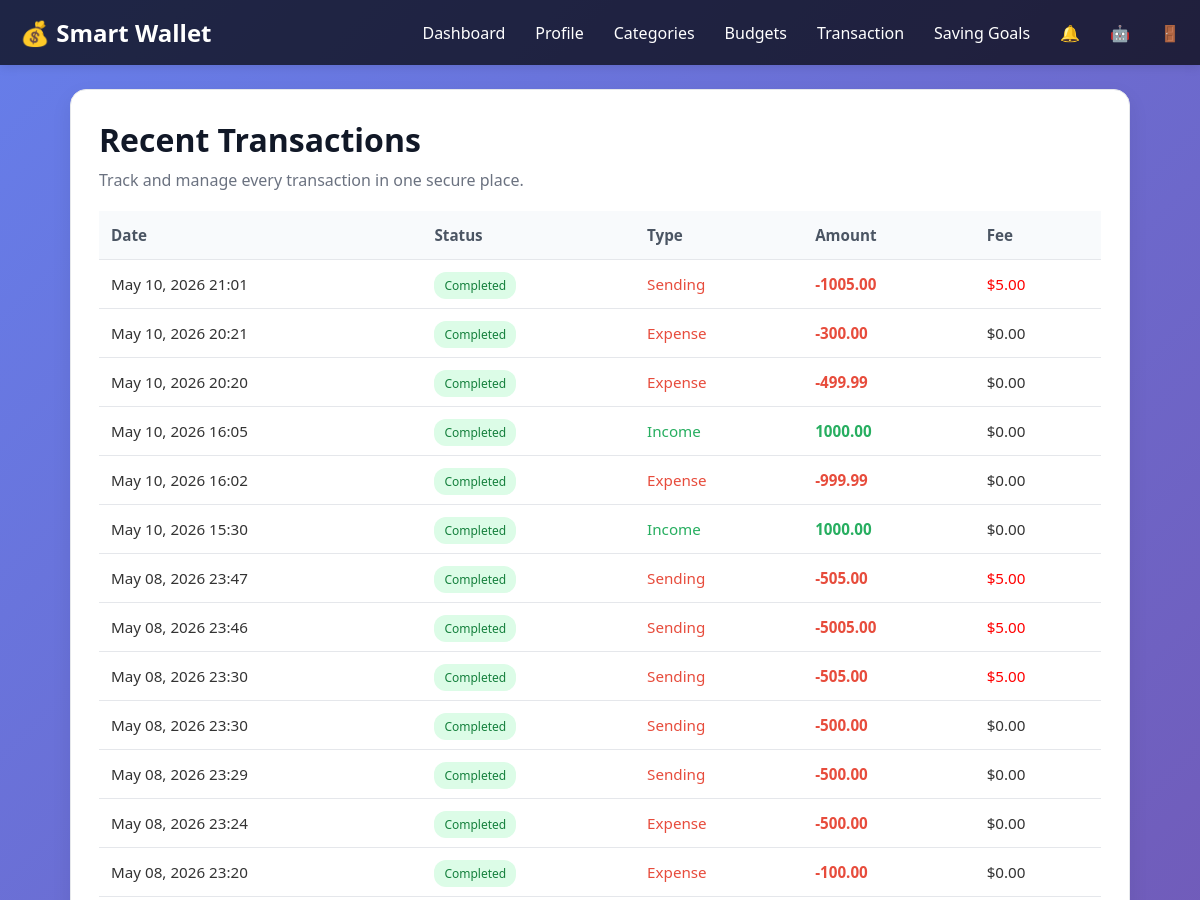
The page /transaction/transaction/ (signed in, upper part) on the database as committed earlier.
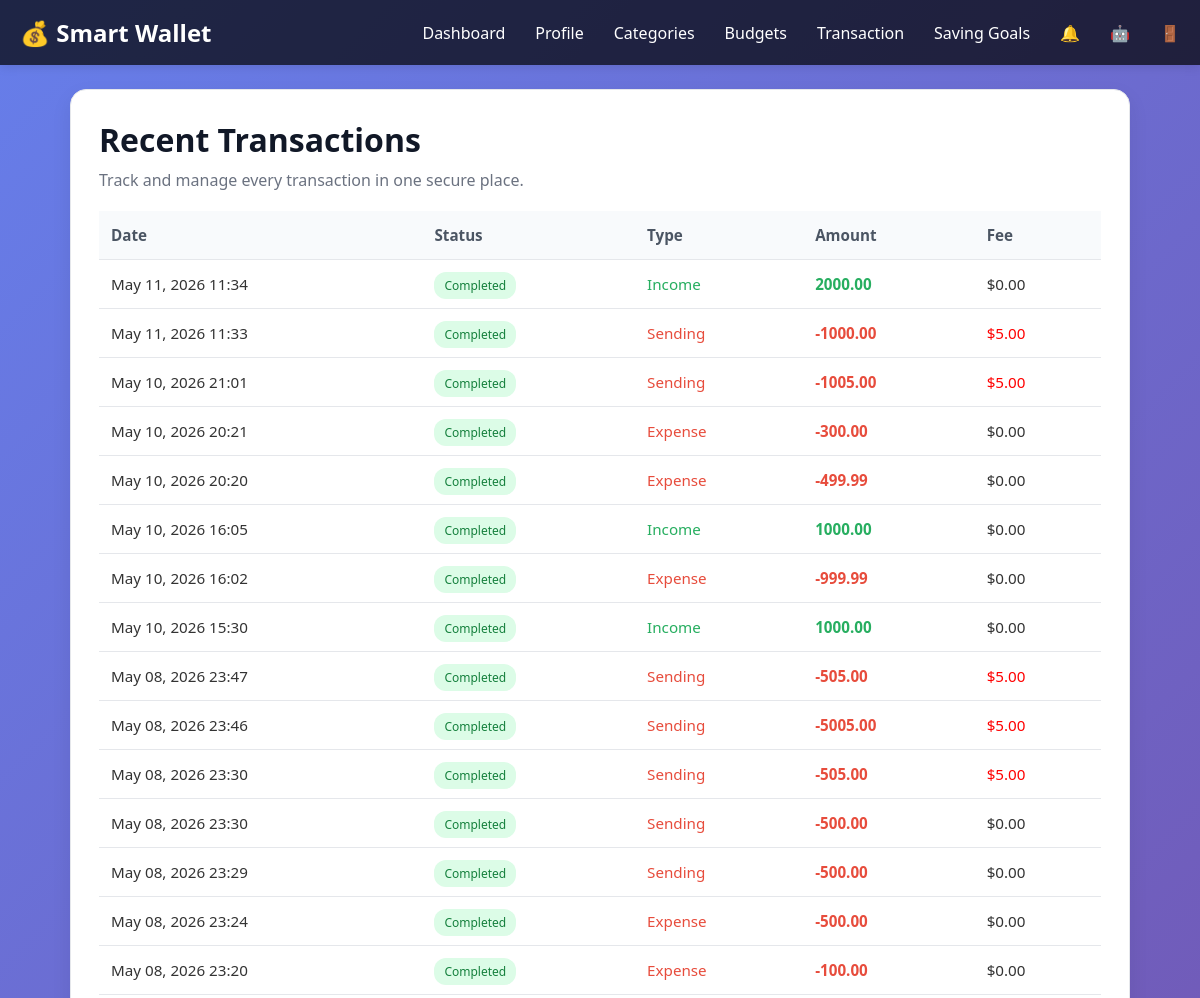
The same page on the database as committed later.
### transactions/models.py (models this page shows, shortened)
class Transaction(models.Model):
    TYPE_CHOICES = [
        ('income' , 'Income'),
        ('expense', 'Expense'),
        ('saving' , 'Saving'),
        ('send'   , 'Sending')
    ]
    reciever = models.ForeignKey('user.Wallet',
        on_delete=models.CASCADE,
        null = True,
        blank = True)
    fee = models.DecimalField(max_digits=10,decimal_places=2,default=0)
    wallet = models.ForeignKey('user.Wallet', on_delete=models.CASCADE, related_name='transactions')
    amount = models.DecimalField(max_digits=10, decimal_places=2)
    type = models.CharField(max_length=10, choices=TYPE_CHOICES)
    date = models.DateTimeField(auto_now_add=True)
    description = models.TextField(null=True, blank=True)
    budget = models.ForeignKey(
    'Budget',
    on_delete=models.CASCADE,
    related_name='transactions',
    null=True,
    blank=True
    )
    saving_goals = models.ForeignKey('SavingGoals'
        ,on_delete=models.CASCADE
        ,related_name='transactions'
        ,null=True
        ,blank=True)

### transactions/views.py (the view)
@login_required
def view_transaction(request):
    user = _get_current_user(request)
    if not user:
        return redirect('login')
    try:
        wallet = user.wallet
    except user_models.Wallet.DoesNotExist:
        return redirect('login')
    transactions = trans_models.Transaction.objects.filter(Q(wallet=wallet) | Q(reciever=wallet)).order_by('-date')
    return render(request, 'transaction.html', {
        'transactions': transactions,
        'user': user,
        'wallet': wallet,
        'total_balance': wallet.total_balance
    })

### transactions/views.py (called while the page is built)
@login_required
def _get_current_user(request):
    user = request.user if request.user.is_authenticated else None
    if not user:
        user_id = request.session.get('user_id')
        if user_id:
            user = User.objects.filter(id=user_id).first()
    return user

### templates/transaction.html (shortened to what this page needs)
<!DOCTYPE html>
{% load static %}
<html lang="en">
<head>
    <link rel="stylesheet" href="{% static 'css/style.css' %}" />
</head>
<body id="user-home-body">
    <header id="user-home-header">
       <nav id="user-home-nav">
            <div class="logo">💰 Smart Wallet</div>
            <ul class="nav-links">
                <li><a href="{% url 'home' %}">Dashboard</a></li>
                <li><a href="{% url 'profile' %}">Profile</a></li>
                <li><a href="{% url 'categories' %}">Categories</a></li>
                <li><a href="{% url 'budget' %}">Budgets</a></li>
                <li><a href="{% url 'add_transaction' %}">Transaction</a></li>
                <li><a href="{% url 'saving_goals' %}">Saving Goals</a></li>
                <li><a title="Notifications" href="{% url 'notifications' %}">🔔  </a></li>
                <li><a title="AI advisor" href="{% url 'advisor' %}">🤖 </a></li>
                <li><a title="logout" href="{% url 'logout' %}" >🚪</a></li>
            </ul>
        </nav>
    </header>
    <main class="transaction-container">
        <section class="transaction-card">
            <h1>Recent Transactions</h1>
            <p class="subheading">Track and manage every transaction in one secure place.</p>
            <table class="transaction-table">
                <thead>
                    <tr>
                        <th>Date</th>
                        <th>Status</th>
                        <th>Type</th>
                        <th>Amount</th>
                        <th>Fee</th>
                    </tr>
                </thead>
                <tbody>
                    {% for tx in transactions %}
                        <tr>
                            <td>{{ tx.date|date:"M d, Y H:i" }}</td>
                            <td><span class="badge badge-success">Completed</span></td>
                            <td class="type" {%if tx.type == 'income' %}style="color: #27ae60; "{% else %}style="color: #e74c3c;"{% endif %}>
                                {{ tx.get_type_display }}
                            </td>
                            <td class="amount {% if tx.type == 'send' or tx.type == 'expense' %}amount-negative{% else %}amount-positive{% endif %}"
                            {% if tx.type == 'send' or tx.type == 'expense' %}style="color: #e74c3c;"{% else %}style="color: #27ae60;"{% endif %}>
                                {% if tx.type == 'send' or tx.type == 'expense' %}-{% endif %}{{ tx.amount|floatformat:2 }}
                            </td>
                            <td {% if tx.fee %}style="color: red;"{% endif %}>
                                ${{ tx.fee|floatformat:2 }}
                            </td>
                        </tr>
                    {% empty %}
                        <tr>
                            <td colspan="5" class="empty-state">No transactions found yet. Start by adding one.</td>
                        </tr>
                    {% endfor %}
                </tbody>
            </table>
        </section>
    </main>
</body>
</html>

Rows that differ between the two databases and show on the page:
added Transaction: date "May 11, 2026 11:34", type "Income", amount "2000.00", fee "0.00"
added Transaction: date "May 11, 2026 11:33", type "Sending", amount "1000.00", fee "5.00"
